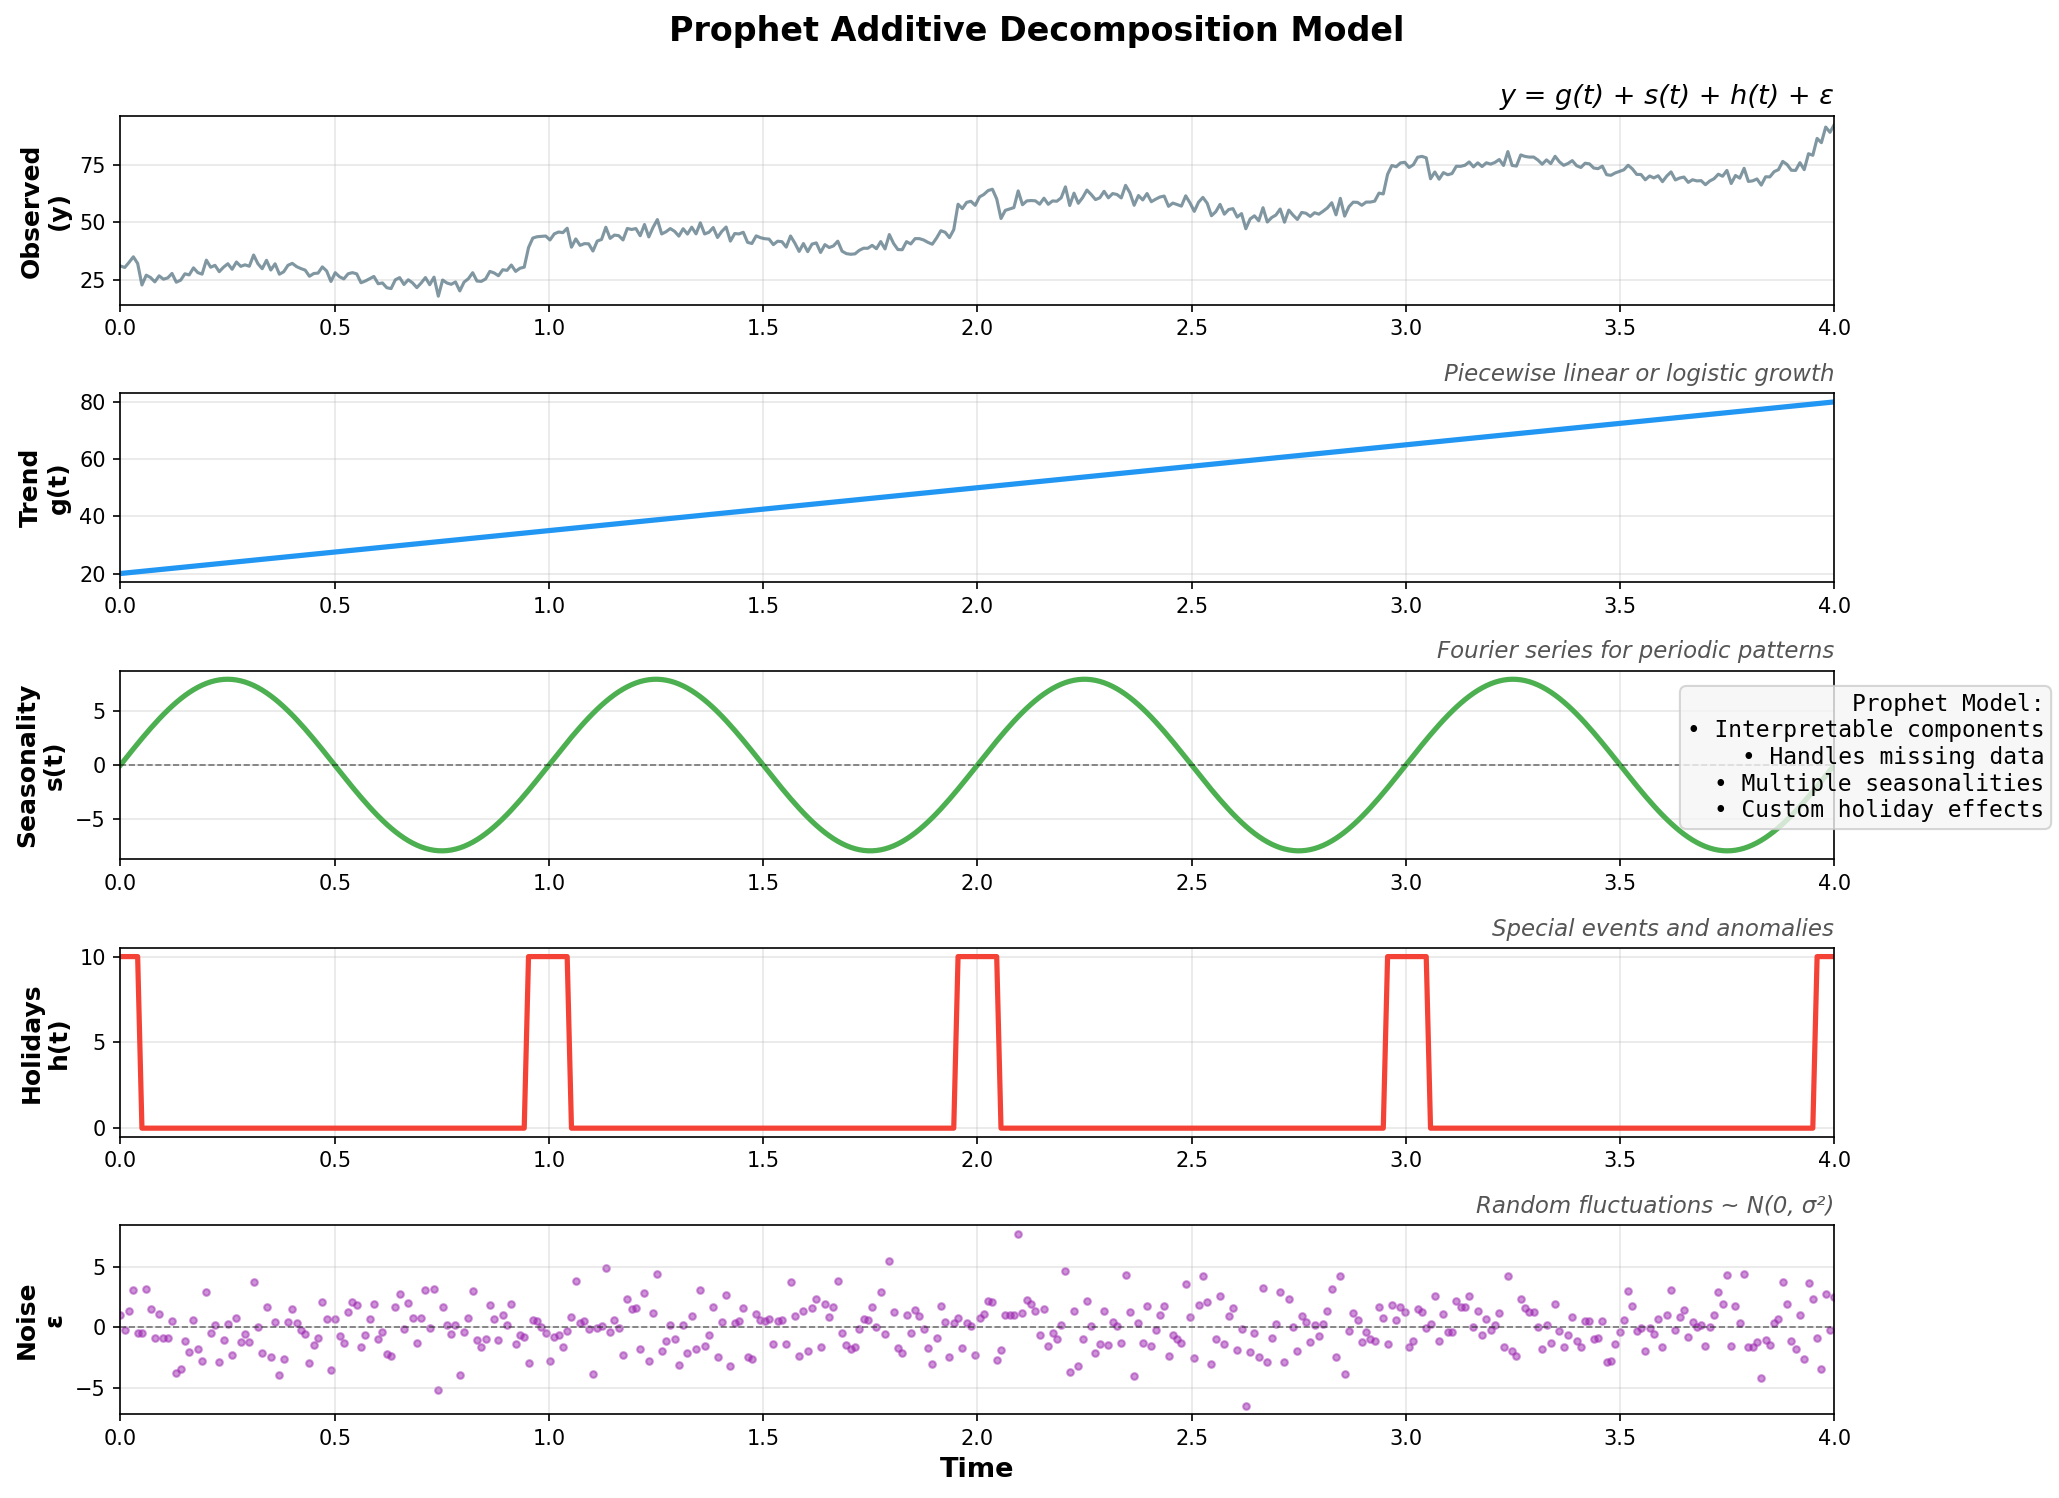

Source code (Python):
"""
Prophet model decomposition visualization
Shows the additive components: trend + seasonality + holidays + noise
"""
import numpy as np
import matplotlib.pyplot as plt
import pandas as pd

# Create synthetic data showing Prophet components
np.random.seed(42)
t = np.linspace(0, 4, 400)

# Components
trend = 20 + 15 * t  # Linear growth
yearly_seasonality = 8 * np.sin(2 * np.pi * t)
holidays = np.zeros_like(t)
holidays[(t % 1 > 0.95) | (t % 1 < 0.05)] = 10  # Holiday spikes
noise = np.random.normal(0, 2, len(t))

# Combined series
y = trend + yearly_seasonality + holidays + noise

# Create figure with subplots
fig, axes = plt.subplots(5, 1, figsize=(14, 10))
fig.suptitle('Prophet Additive Decomposition Model', fontsize=16, fontweight='bold', y=0.995)

# Plot 1: Observed data
axes[0].plot(t, y, color='#607D8B', linewidth=1.5, alpha=0.8)
axes[0].set_ylabel('Observed\n(y)', fontsize=12, fontweight='bold')
axes[0].set_title('y = g(t) + s(t) + h(t) + ε', fontsize=13, style='italic', loc='right')
axes[0].grid(alpha=0.3)
axes[0].set_xlim(0, 4)

# Plot 2: Trend component
axes[1].plot(t, trend, color='#2196F3', linewidth=2.5)
axes[1].set_ylabel('Trend\ng(t)', fontsize=12, fontweight='bold')
axes[1].set_title('Piecewise linear or logistic growth', fontsize=11, loc='right', style='italic', color='#555')
axes[1].grid(alpha=0.3)
axes[1].set_xlim(0, 4)

# Plot 3: Seasonal component
axes[2].plot(t, yearly_seasonality, color='#4CAF50', linewidth=2.5)
axes[2].set_ylabel('Seasonality\ns(t)', fontsize=12, fontweight='bold')
axes[2].set_title('Fourier series for periodic patterns', fontsize=11, loc='right', style='italic', color='#555')
axes[2].grid(alpha=0.3)
axes[2].axhline(0, color='black', linestyle='--', linewidth=0.8, alpha=0.5)
axes[2].set_xlim(0, 4)

# Plot 4: Holiday component
axes[3].plot(t, holidays, color='#F44336', linewidth=2.5)
axes[3].set_ylabel('Holidays\nh(t)', fontsize=12, fontweight='bold')
axes[3].set_title('Special events and anomalies', fontsize=11, loc='right', style='italic', color='#555')
axes[3].grid(alpha=0.3)
axes[3].set_xlim(0, 4)

# Plot 5: Noise component
axes[4].scatter(t, noise, color='#9C27B0', alpha=0.5, s=10)
axes[4].set_ylabel('Noise\nε', fontsize=12, fontweight='bold')
axes[4].set_xlabel('Time', fontsize=13, fontweight='bold')
axes[4].set_title('Random fluctuations ~ N(0, σ²)', fontsize=11, loc='right', style='italic', color='#555')
axes[4].grid(alpha=0.3)
axes[4].axhline(0, color='black', linestyle='--', linewidth=0.8, alpha=0.5)
axes[4].set_xlim(0, 4)

# Add equation annotation
equation_text = (
    "Prophet Model:\n"
    "• Interpretable components\n"
    "• Handles missing data\n"
    "• Multiple seasonalities\n"
    "• Custom holiday effects"
)
fig.text(0.98, 0.5, equation_text, fontsize=11, va='center', ha='right',
         bbox=dict(boxstyle='round', facecolor='#F5F5F5', alpha=0.8, edgecolor='#CCCCCC'),
         family='monospace')

plt.tight_layout()
plt.subplots_adjust(right=0.88)
plt.savefig('/home/chirag/ds-book/book/course-07-time-series/ch30-advanced-ts/diagrams/prophet_decomposition.png',
            dpi=150, bbox_inches='tight', facecolor='white')
print("✓ Saved: prophet_decomposition.png")
plt.close()
